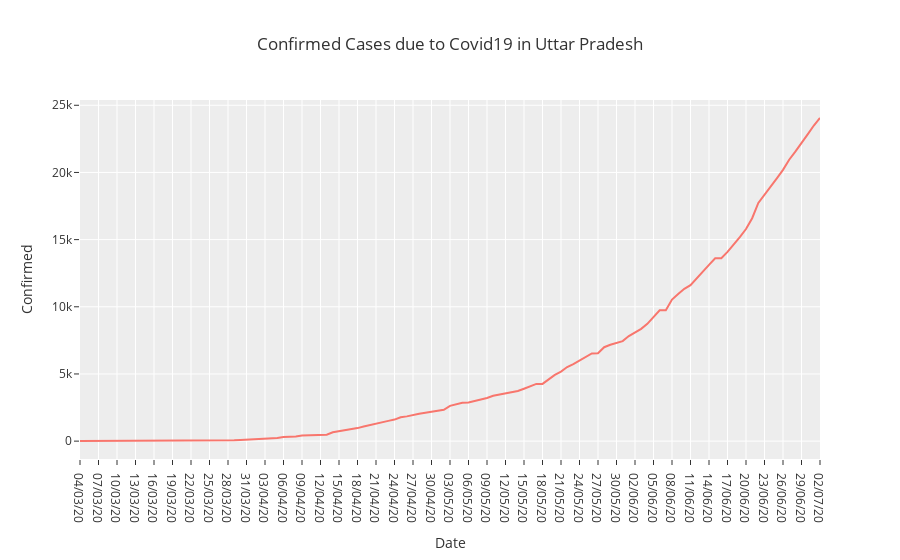

The code cell stored with this chart in its notebook:
### Markdown cell above
### Visualisation for Confirmed Cases in Uttar Pradesh due to Covid19

### Code cell
UP=covid1[covid1['State/UnionTerritory']=='Uttar Pradesh']
fig = px.line(UP, x="Date", y="Confirmed", title='Confirmed Cases due to Covid19 in Uttar Pradesh')
fig.show()

### Figure 1 — Plotly figure (JSON) as saved in the notebook; plotly's stock layout.template omitted (floating-point values rounded to 4 significant figures)
{"data": [{"hovertemplate": "Date=%{x}<br>Confirmed=%{y}<extra></extra>", "legendgroup": "", "line": {"color": "#F8766D", "dash": "solid"}, "mode": "lines", "name": "", "orientation": "v", "showlegend": false, "type": "scatter", "x": ["04/03/20", "05/03/20", "06/03/20", "07/03/20", "08/03/20", "09/03/20", "10/03/20", "11/03/20", "12/03/20", "13/03/20", "14/03/20", "15/03/20", "16/03/20", "17/03/20", "18/03/20", "19/03/20", "20/03/20", "21/03/20", "22/03/20", "23/03/20", "24/03/20", "25/03/20", "26/03/20", "27/03/20", "28/03/20", "29/03/20", "30/03/20", "31/03/20", "01/04/20", "02/04/20", "03/04/20", "04/04/20", "05/04/20", "06/04/20", "07/04/20", "08/04/20", "09/04/20", "10/04/20", "11/04/20", "12/04/20", "13/04/20", "14/04/20", "15/04/20", "16/04/20", "17/04/20", "18/04/20", "19/04/20", "20/04/20", "21/04/20", "22/04/20", "23/04/20", "24/04/20", "25/04/20", "26/04/20", "27/04/20", "28/04/20", "29/04/20", "30/04/20", "01/05/20", "02/05/20", "03/05/20", "04/05/20", "05/05/20", "06/05/20", "07/05/20", "08/05/20", "09/05/20", "10/05/20", "11/05/20", "12/05/20", "13/05/20", "14/05/20", "15/05/20", "16/05/20", "17/05/20", "18/05/20", "19/05/20", "20/05/20", "21/05/20", "22/05/20", "23/05/20", "24/05/20", "25/05/20", "26/05/20", "27/05/20", "28/05/20", "29/05/20", "30/05/20", "31/05/20", "01/06/20", "02/06/20", "03/06/20", "04/06/20", "05/06/20", "06/06/20", "07/06/20", "08/06/20", "09/06/20", "10/06/20", "11/06/20", "12/06/20", "13/06/20", "14/06/20", "15/06/20", "16/06/20", "17/06/20", "18/06/20", "19/06/20", "20/06/20", "21/06/20", "22/06/20", "23/06/20", "24/06/20", "25/06/20", "26/06/20", "27/06/20", "28/06/20", "29/06/20", "30/06/20", "01/07/20", "02/07/20"], "xaxis": "x", "y": [6, 7, 7, 7, 7, 7, 7, 9, 11, 11, 12, 13, 13, 15, 16, 19, 23, 24, 27, 31, 33, 37, 41, 41, 55, 65, 82, 101, 103, 113, 172, 174, 227, 305, 305, 343, 410, 431, 433, 452, 483, 657, 735, 773, 846, 969, 1084, 1176, 1294, 1412, 1509, 1604, 1778, 1843, 1955, 2043, 2115, 2203, 2281, 2328, 2626, 2742, 2859, 2880, 2998, 3071, 3214, 3373, 3467, 3573, 3664, 3729, 3902, 4057, 4258, 4259, 4605, 4926, 5175, 5515, 5735, 6017, 6268, 6532, 6548, 6991, 7170, 7284, 7445, 7823, 8075, 8361, 8729, 9237, 9733, 9733, 10536, 10947, 11335, 11610, 12088, 12616, 13118, 13615, 13615, 14091, 14598, 15181, 15785, 16594, 17731, 18322, 18893, 19557, 20193, 20943, 21549, 22147, 22828, 23492, 24056], "yaxis": "y"}], "layout": {"legend": {"tracegroupgap": 0}, "title": {"text": "Confirmed Cases due to Covid19 in Uttar Pradesh"}, "xaxis": {"anchor": "y", "domain": [0, 1], "title": {"text": "Date"}}, "yaxis": {"anchor": "x", "domain": [0, 1], "title": {"text": "Confirmed"}}}}
